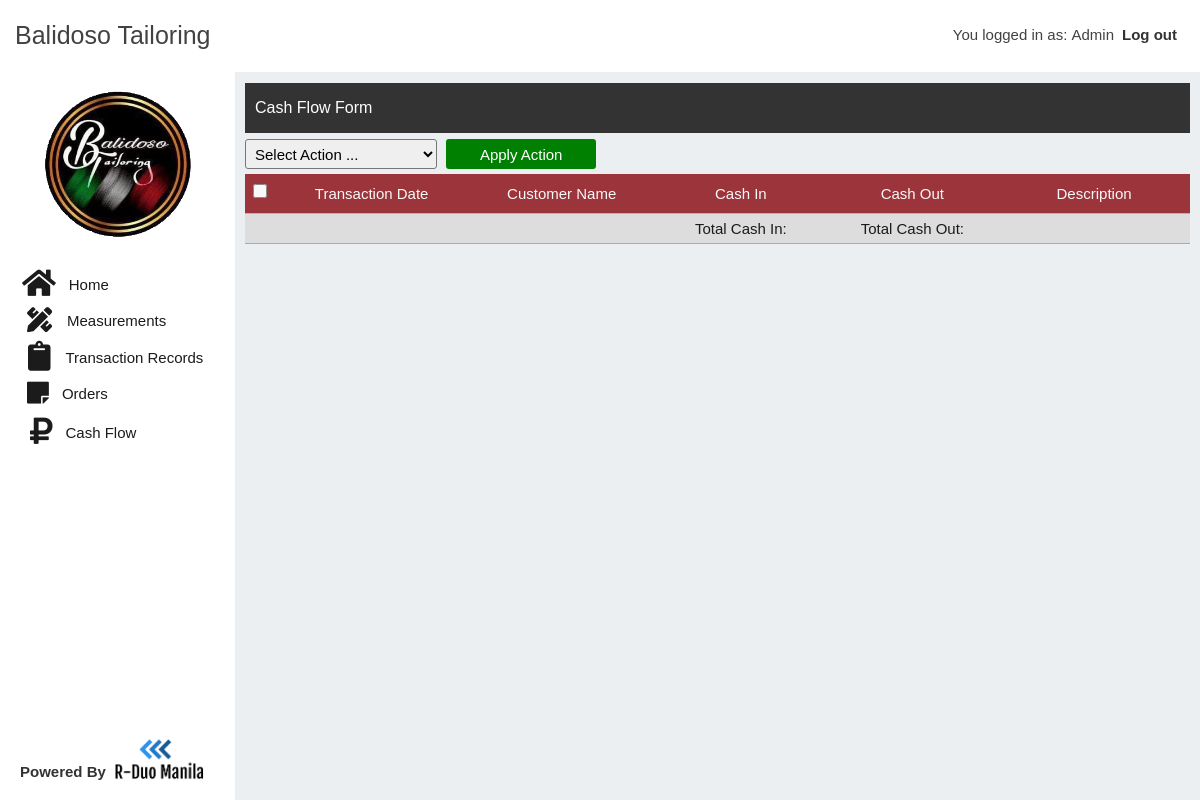
The app's page /cashflow.php (signed in), older data.
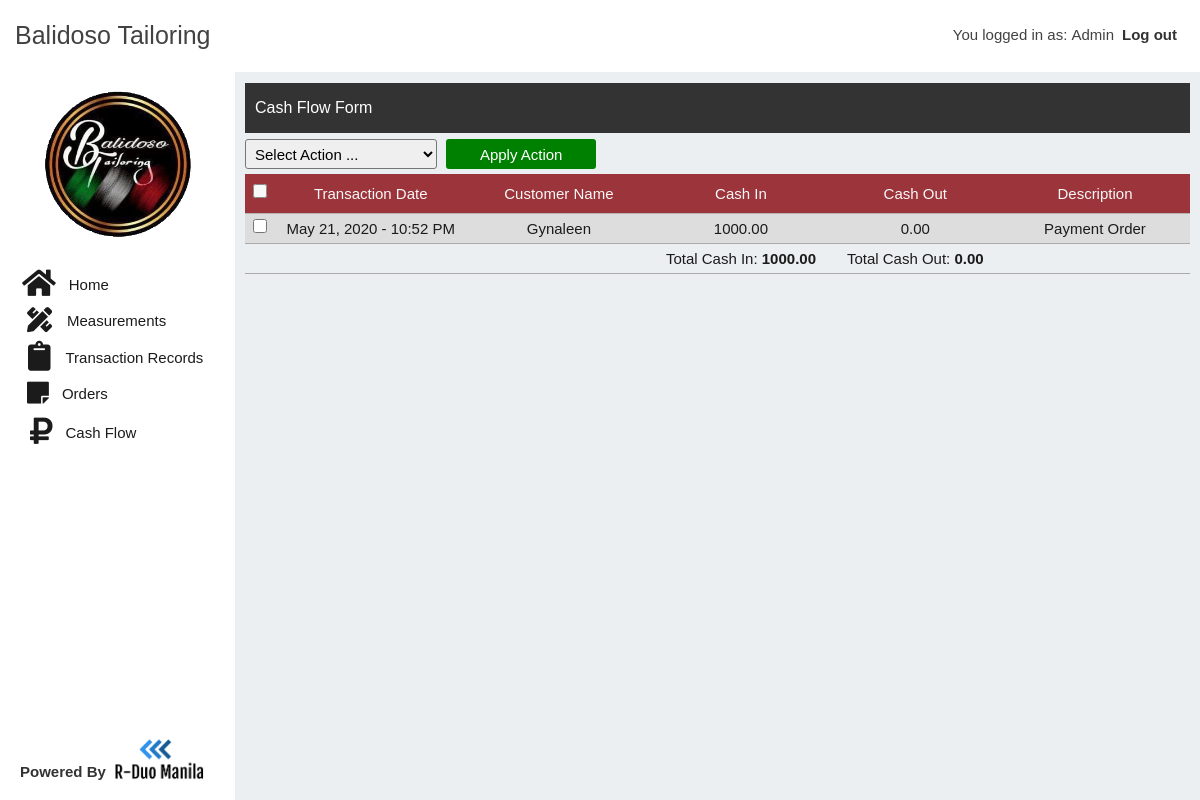
The same page, newer data.
### tables this page shows
CREATE TABLE `cashflow` (
  `cashflow_id` int(100) NOT NULL,
  `cashflow_date` varchar(255) NOT NULL,
  `cashflow_in` float(15,2) NOT NULL,
  `cashflow_out` float(15,2) NOT NULL,
  `cashflow_customer` varchar(255) NOT NULL,
  `cashflow_description` varchar(100) NOT NULL
);

### cashflow.php (the view, shortened to what this page needs)
<?php require 'views/header.php';
      require 'views/sidebar.php';
      include 'includes/handler.php';
?>
<div class="orders-container">
   <p class="title-orders" style="background: #333;">Cash Flow Form</p>
   <div class="order-wrapper">
      <form action="" method="POST" class="orders-form">
         <select name="select_option" id="" class="select">
            <option value="">Select Action ...</option>
         </select>
         <input type="submit" onClick="Javascript : return confirm('Are you sure you want to continue?')" name="apply_action" value="Apply Action" class="submit-order">
         <div class="orders-table">
            <table cellpadding="0" cellspacing="0" role="presentation">
               <thead>
                  <tr>
                     <th class="td-checkbox"><input class="checkbox-array" type="checkbox"></th>
                     <th>Transaction Date</th>
                     <th>Customer Name</th>
                     <th>Cash In</th>
                     <th>Cash Out</th>
                     <th>Description</th>
                  </tr>
               </thead>
               <tbody>
               <?php
                  $all_cashflow_query = "SELECT * FROM cashflow ORDER BY cashflow_id DESC";
                  $all_cashflow_query_result = mysqli_query($connection, $all_cashflow_query);
                  while ($row = mysqli_fetch_assoc($all_cashflow_query_result)) {
                     $cashflow_id = $row['cashflow_id'];
                     $cashflow_date = $row['cashflow_date'];
                     $cashflow_in = $row['cashflow_in'];
                     $cashflow_out = $row['cashflow_out'];
                     $cashflow_customer = $row['cashflow_customer'];
                     $cashflow_description = $row['cashflow_description'];
                     ?>
                     <tr>
                        <td class="td-checkbox"><input type="checkbox" name="check_box_array[]" value="<?php echo $cashflow_id; ?>" class="checkbox"></td>
                        <td><?php echo $cashflow_date; ?></td>
                        <td><?php echo $cashflow_customer; ?></td>
                        <td><?php echo $cashflow_in; ?></td>
                        <td><?php echo $cashflow_out; ?></td>
                        <td><?php echo $cashflow_description; ?></td>
                     </tr>
               <?php }
               ?>
                     <?php
                        $total_cash_in_query = "SELECT SUM(cashflow_in) as cashflow_in_sum FROM cashflow";
                        $total_cash_in_result = mysqli_query($connection, $total_cash_in_query);
                        while ($row = mysqli_fetch_assoc($total_cash_in_result)) {
                           $count_cash_in_sum = $row['cashflow_in_sum'];
                        }
                        $total_cash_out_query = "SELECT SUM(cashflow_out) as cashflow_out_sum FROM cashflow";
                        $total_cash_out_result = mysqli_query($connection, $total_cash_out_query);
                        while ($row = mysqli_fetch_assoc($total_cash_out_result)) {
                           $count_cash_out_sum = $row['cashflow_out_sum'];
                        }
                     ?>
                     <tr>
                        <td class="td-checkbox">&nbsp;</td>
                        <td>&nbsp;</td>
                        <td>&nbsp;</td>
                        <td>Total Cash In: <?php echo "<strong>$count_cash_in_sum</strong>" ?></td>
                        <td>Total Cash Out: <?php echo "<strong>$count_cash_out_sum</strong>" ?></td>
                        <td>&nbsp;</td>
                     </tr>
               </tbody>
            </table>
         </div>
      </form>
   </div>
</div>
<?php require 'views/footer.php'; ?>

### views/header.php (shortened to what this page needs)
<?php
    if (!isset($_SESSION['id'])) {
        header("Location: index");
    }
    else {
        if (empty($_SESSION['id'])) {
            header("Location: index");
        }
        else {
?>
        <!DOCTYPE html>
        <html lang="en">
        <head>
        <link rel="stylesheet" href="css/dashboard.css">
        <link rel="stylesheet" href="css/orders.css">
        <link rel="stylesheet" href="css/measurements.css">
        <link rel="stylesheet" href="css/transactionrecords.css">
        <link rel="stylesheet" href="css/transactionrecords_2.css">
        <link rel="stylesheet" href="css/cashflow.css">
        <link rel="stylesheet" href="css/all.css">
        <link rel="stylesheet" href="css/default.css">
        <link rel="stylesheet" href="//cdnjs.cloudflare.com/ajax/libs/jquery-confirm/3.3.2/jquery-confirm.min.css">
        </head>
        <body>
            <nav>
                <div class="branding">
                    <p>Balidoso Tailoring </p>
                    <div class="welcome-user">
                        <p>You logged in as:&nbsp;</p>
                        <label id="role" for="" data-role="<?php echo $_SESSION['role']?>" style="text-transform: capitalize; font-weight: normal!important;"><?php echo $_SESSION["role"]?></label>
                        <a href="includes/logout.php" style="display: inline-block; color: #333; text-decoration: none; margin: 0 0.5rem; font-weight: bold">Log out</a>
                    </div>
                </div>
            </nav>
    <?php
        }
?>
<?php
    }
?>

### views/sidebar.php (shortened to what this page needs)
<?php
    if (!isset($_SESSION['id'])) {
            header("Location: index");
    }
    else {
    ?>
    <div class="sidebar">
            <div class="sidebar-logo">
                <img src="img/logo.png" alt="">
            </div>
            <div style="display: flex; flex-direction: column;">
            <div class="sidebar-list">
               <div class="home">
                    <p class="home-icon"><a href="#"><i class="fas fa-home"></i></a></p>
                    <p><a href="home">Home</a></p>
                </div>
                <div class="measurements">
                    <p class="measurements-icon"><a href="#"><i class="fas fa-pencil-ruler"></i></a></p>
                    <p><a href="measurements">Measurements</a></p>
                </div>
                <div class="transaction-records">
                    <p class="transaction-records-icon"><a href="#"><i class="fas fa-clipboard"></i></a></p>
                    <p><a href="transactionrecords.php">Transaction Records</a></p>
                </div>
                <div class="orders">
                    <p class="orders-icon"><a href="#"><i class="fas fa-sticky-note"></i></a></p>
                    <p><a href="orders">Orders</a></p>
                </div>
                <div class="cash-flow">
                    <p class="cash-flow-icon"><a href="#"><i class="fas fa-ruble-sign"></i></a></p>
                    <p><a href="cashflow">Cash Flow</a></p>
                </div>
            </div>
            <div style="position: absolute; bottom: 0; background: #fff; padding-left: 20px; padding-bottom: 20px; padding-right: 8px;">
                <div style="display: flex; align-items: center; justify-content: center;">
                    <p style="align-self: flex-end; color: #333; font-size: 15px; font-family: Arial, Helvetica, sans-serif"><strong>Powered By</strong>&nbsp;&nbsp;</p>
                    <img src="./img/r-duo-manila.png" width="90px" alt="">
                </div>
            </div>
        </div>
        </div>
<?php
    }
?>

### views/footer.php (shortened to what this page needs)
</body>
</html>

### css/dashboard.css (style rules this page uses)
td { width: 313px; text-align: center; border: 1px solid rgba(0,0,0,0.4); height: 30px; }

### css/orders.css (style rules this page uses)
.orders-container { font-family: 'Century Gothic', sans-serif; position: absolute; top: 83px; right: 10px; left: 245px; overflow-x: hidden; }
.orders-container .title-orders { width: 100%; color: #FFFFFF; background: -webkit-gradient(linear, left top, left bottom, from(rgba(0, 0, 0, 0.8)), to(rgba(0, 0, 0, 0.7))); background: linear-gradient(rgba(0, 0, 0, 0.8), rgba(0, 0, 0, 0.7)); line-height: 50px; font-size: 16px; padding-left: 10px; margin-bottom: 6px; overflow-x: hidden; }
.order-wrapper .select { height: 30px; padding: 0 60px 0 5px; border-radius: 3px; font-size: 15px; margin-right: 5px; }
.order-wrapper .submit-order { height: 30px; border: 0; background: green; color: #fff; border-radius: 3px; width: 150px; }
.orders-form { display: block; }
.orders-table { width: 100%; }
.orders-table table { width: 100%; }
.orders-table table th,td { height: 30px; border-top: none; border-left: none; border-right: none; border-bottom: 1px solid #aaa; }
.orders-table table th { background: #8b0b13; opacity: 0.8; color: #fff; font-weight: normal; height: 40px; }
.orders-table table tr:nth-child(odd) { background: #ddd; }
.orders-table table input[type="checkbox"] { height: 14px; width: inherit; }
.td-checkbox { width: 30px!important; }

### css/measurements.css (style rules this page uses)
input, button { width: 220px; height: 25px; margin-bottom: 5px; font-size: 15px; }
label { display: inline-block; padding-bottom: 2px; }
form { display: flex; overflow: hidden; }

### css/all.css (style rules this page uses)
.fa, .fas, .far, .fal, .fad, .fab { -moz-osx-font-smoothing: grayscale; -webkit-font-smoothing: antialiased; display: inline-block; font-style: normal; font-variant: normal; text-rendering: auto; line-height: 1; }
.fa-clipboard:before { content: "\f328"; }
.fa-home:before { content: "\f015"; }
.fa-pencil-ruler:before { content: "\f5ae"; }
.fa-ruble-sign:before { content: "\f158"; }
.fa-sticky-note:before { content: "\f249"; }
.fa, .fas { font-family: 'Font Awesome 5 Free'; font-weight: 900; }

### css/default.css (style rules this page uses)
html { box-sizing: border-box; }
*, *::before, *::after { box-sizing: inherit; padding: 0; margin: 0; }
body { font-family: Century Gothic, sans-serif; font-size: 15px; color: #1b1b1b; background: #eceff1; }
nav { color: #424242; background: #FFFFFF; line-height: 70px; font-size: 25px; position: fixed; left: 0; right: 0; top: 0; padding: 0 15px; z-index: 99; }
.welcome-user { display: flex; font-size: 15px; }
.welcome-user label { font-weight: bold; }
.branding { display: flex; justify-content: space-between; }
.sidebar { width: 235px; background: #FFFFFF; position: fixed; top: 70px; left: 0; right: 0; bottom: 0; }
.sidebar-logo img { width: 150px; }
.sidebar-logo { text-align: center; padding-top: 20px; padding-bottom: 25px; }
.new-transaction, .measurements, .home, .transaction-records, .sewers, .orders, .releasing, .expense, .cash-flow { display: flex; align-items: center; padding-left: 27px; font-size: 15px; margin-bottom: 5px; }
.sewers, .orders, .releasing, .expense { margin-bottom: 7px!important; }
.new-transaction-icon, .home-icon, .transaction-records-icon, .cash-flow-icon { font-size: 30px!important; padding-right: 13px; }
.transaction-records { padding-left: 28px!important; }
.transaction-records-icon { padding-right: 15px!important; }
.home a, .new-transaction a, .measurements a, .transaction-records a, .sewers a, .orders a, .releasing a, .expense a, .cash-flow a { text-decoration: none; color: #1B1B1B; }
.measurements-icon { font-size: 25px!important; padding-right: 15px; }
.home, .sewers { padding-left: 22px!important; }
.orders-icon, .releasing-icon, .expense-icon { font-size: 25px!important; padding-right: 13px; }
.cash-flow { padding-left: 30px!important; }

Row changes from the older to the newer data that the page shows:
added cashflow: cashflow_date "May 21, 2020 - 10:52 PM", cashflow_customer "Gynaleen", cashflow_in "1000.00", cashflow_out "0.00", cashflow_description "Payment Order"
Text that changed along with them:
$count_cash_in_sum: (not shown) → "1000.00"
$count_cash_out_sum: (not shown) → "0.00"
